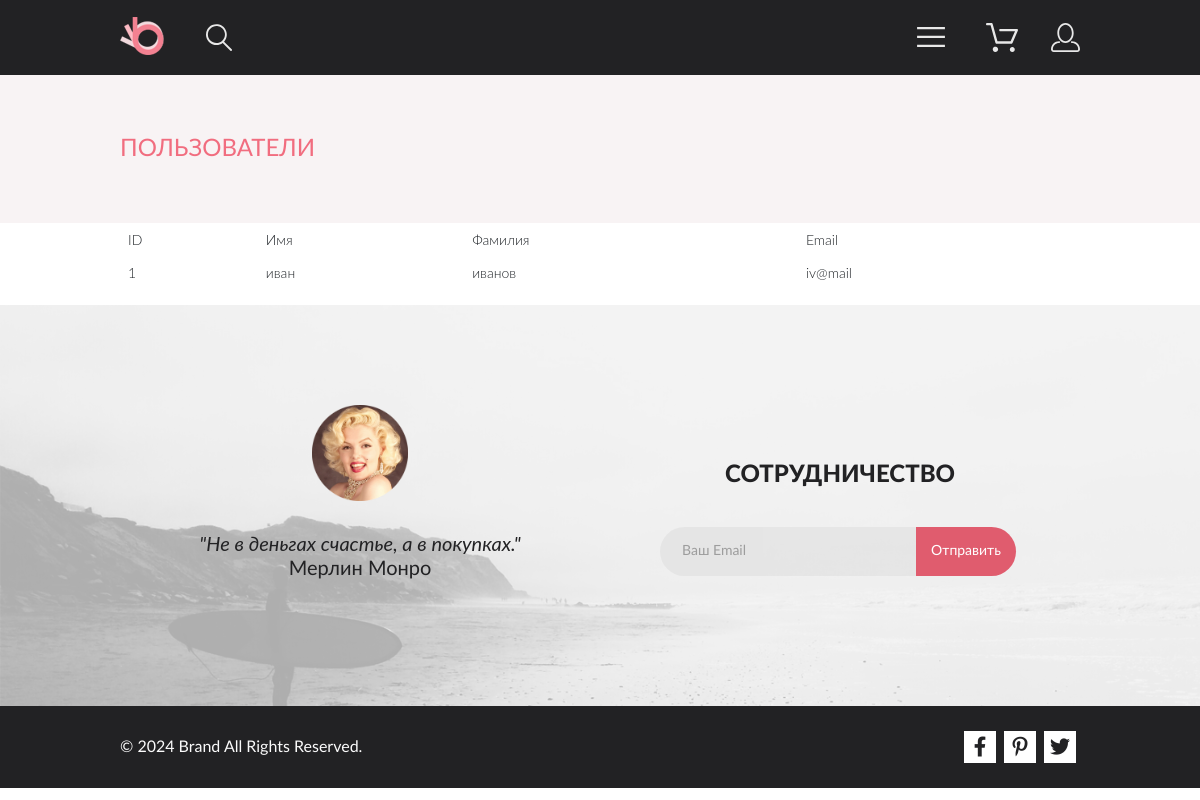
Screenshot of /users with the database file from the repository.
### models.py (models this page shows, shortened)
class User(db.Model):
    id = db.Column(db.Integer, primary_key=True)
    first_name = db.Column(db.String(50), nullable=False)
    last_name = db.Column(db.String(50), nullable=False)
    email = db.Column(db.String(120), unique=True, nullable=False)
    password_hash = db.Column(db.String(128), nullable=False)
    bonuses = db.Column(db.Integer, nullable=False, default=0)
    orders = db.relationship('Order', backref='user', lazy=True)

### main.py (the view)
@app.route('/users')
def users():
    users = User.query.all()
    return render_template('users.html', users=users)

### templates/users.html (shortened to what this page needs)
{% extends 'base.html' %}
{% block body %}
<main class="main">
    <section class="heading">
        <h2 class="heading__heading container">Пользователи</h2>
    </section>
    <section class="users container">
        <table class="table">
            <thead>
                <tr>
                    <th scope="col">ID</th>
                    <th scope="col">Имя</th>
                    <th scope="col">Фамилия</th>
                    <th scope="col">Email</th>
                </tr>
            </thead>
            <tbody>
                {% for user in users %}
                <tr>
                    <th scope="row">{{ user.id }}</th>
                    <td>{{ user.first_name }}</td>
                    <td>{{ user.last_name }}</td>
                    <td>{{ user.email }}</td>
                </tr>
                {% endfor %}
            </tbody>
        </table>
    </section>
</main>
{% endblock %}

### rows the page displays
User: id "1", first_name "иван", last_name "иванов", email "iv@mail"
